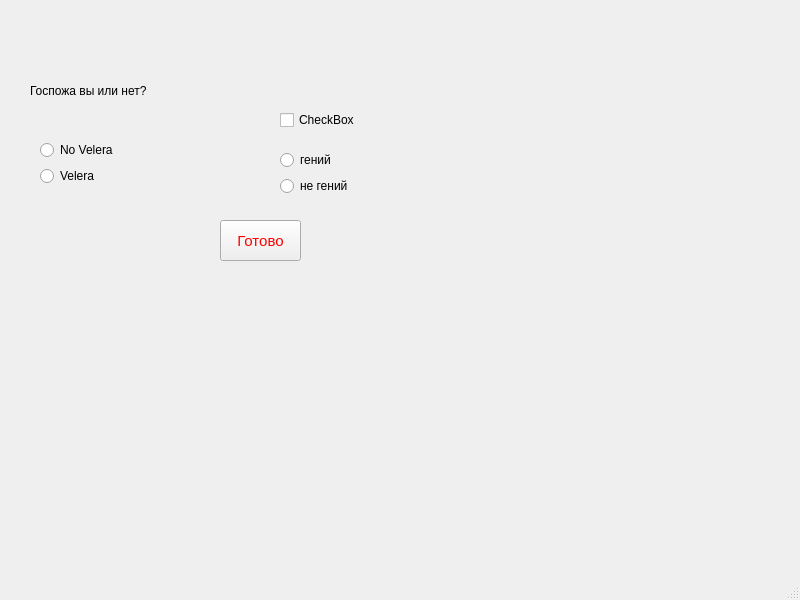
<?xml version="1.0" encoding="UTF-8"?>
<ui version="4.0">
 <class>MainWindow</class>
 <widget class="QMainWindow" name="MainWindow">
  <property name="geometry">
   <rect>
    <x>0</x>
    <y>0</y>
    <width>800</width>
    <height>600</height>
   </rect>
  </property>
  <property name="windowTitle">
   <string>MainWindow</string>
  </property>
  <widget class="QWidget" name="centralwidget">
   <widget class="QLabel" name="label">
    <property name="geometry">
     <rect>
      <x>30</x>
      <y>40</y>
      <width>311</width>
      <height>101</height>
     </rect>
    </property>
    <property name="text">
     <string>Госпожа вы или нет?</string>
    </property>
   </widget>
   <widget class="QPushButton" name="pushButton">
    <property name="geometry">
     <rect>
      <x>220</x>
      <y>220</y>
      <width>81</width>
      <height>41</height>
     </rect>
    </property>
    <property name="styleSheet">
     <string notr="true">color:red;
Font-size:15px;</string>
    </property>
    <property name="text">
     <string>Готово</string>
    </property>
   </widget>
   <widget class="QCheckBox" name="checkBox">
    <property name="geometry">
     <rect>
      <x>280</x>
      <y>110</y>
      <width>81</width>
      <height>20</height>
     </rect>
    </property>
    <property name="text">
     <string>CheckBox</string>
    </property>
   </widget>
   <widget class="QWidget" name="">
    <property name="geometry">
     <rect>
      <x>40</x>
      <y>140</y>
      <width>85</width>
      <height>48</height>
     </rect>
    </property>
    <layout class="QVBoxLayout" name="verticalLayout">
     <item>
      <widget class="QRadioButton" name="radioButton">
       <property name="text">
        <string>No Velera</string>
       </property>
      </widget>
     </item>
     <item>
      <widget class="QRadioButton" name="radioButton_2">
       <property name="text">
        <string>Velera</string>
       </property>
      </widget>
     </item>
    </layout>
   </widget>
   <widget class="QWidget" name="">
    <property name="geometry">
     <rect>
      <x>280</x>
      <y>150</y>
      <width>80</width>
      <height>48</height>
     </rect>
    </property>
    <layout class="QVBoxLayout" name="verticalLayout_2">
     <item>
      <widget class="QRadioButton" name="radioButton_3">
       <property name="text">
        <string>гений</string>
       </property>
      </widget>
     </item>
     <item>
      <widget class="QRadioButton" name="radioButton_4">
       <property name="text">
        <string>не гений</string>
       </property>
      </widget>
     </item>
    </layout>
   </widget>
  </widget>
  <widget class="QMenuBar" name="menubar">
   <property name="geometry">
    <rect>
     <x>0</x>
     <y>0</y>
     <width>800</width>
     <height>26</height>
    </rect>
   </property>
  </widget>
  <widget class="QStatusBar" name="statusbar"/>
 </widget>
 <resources/>
 <connections/>
</ui>
